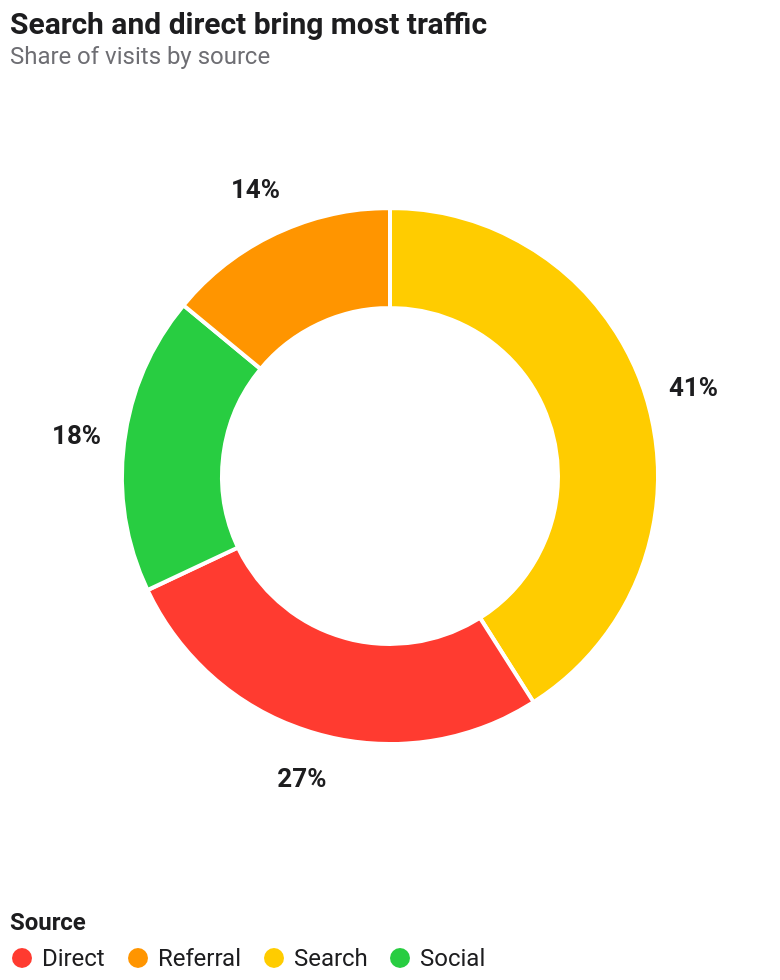

This figure's Vega-Lite source:
### Vega-Lite specification from a JSON file in a GitHub repository (floating-point values rounded to 4 significant figures)
{"$schema": "https://vega.github.io/schema/vega-lite/v5.json", "config": {"background": "#FFFFFF", "font": "Roboto, Roboto Serif, Roboto Mono, system-ui, sans-serif", "view": {"stroke": null, "cornerRadius": 10}, "axis": {"domain": true, "domainColor": "#1D1D1F", "labelColor": "#1D1D1F", "titleColor": "#1D1D1F", "grid": false, "ticks": false, "labelFont": "Roboto Mono", "titleFont": "Roboto"}, "axisTop": {"domain": false, "domainColor": null, "labels": false, "ticks": false, "title": null}, "axisRight": {"domain": false, "domainColor": null, "labels": false, "ticks": false, "title": null}, "legend": {"titleFont": "Roboto", "labelFont": "Roboto", "labelColor": "#1D1D1F", "titleColor": "#1D1D1F", "symbolStrokeWidth": 0, "symbolType": "circle", "labelFontSize": 12, "titleFontSize": 12}, "title": {"font": "Roboto", "fontSize": 15, "color": "#1D1D1F", "subtitleFont": "Roboto", "subtitleColor": "#6E6E73"}, "range": {"category": ["#FF3B30", "#FF9500", "#FFCC00", "#28CD41", "#79DBDC", "#007AFF", "#AF52DE", "#FF2D55"]}, "bar": {"cornerRadiusEnd": 4}, "line": {"strokeWidth": 2}, "point": {"filled": true, "size": 40}}, "width": 380, "height": 400, "title": {"text": "Search and direct bring most traffic", "subtitle": ["Share of visits by source"], "anchor": "start"}, "data": {"values": [{"source": "Search", "visits": 41, "pctlabel": "41%"}, {"source": "Direct", "visits": 27, "pctlabel": "27%"}, {"source": "Social", "visits": 18, "pctlabel": "18%"}, {"source": "Referral", "visits": 14, "pctlabel": "14%"}]}, "encoding": {"theta": {"field": "visits", "type": "quantitative", "stack": true}, "color": {"field": "source", "type": "nominal", "legend": {"title": "Source", "orient": "bottom", "columns": 4, "direction": "horizontal"}}, "order": {"field": "visits", "type": "quantitative", "sort": "descending"}}, "layer": [{"mark": {"type": "arc", "innerRadius": 84, "outerRadius": 134, "cornerRadius": 0, "stroke": "#FFFFFF", "strokeWidth": 2}}, {"mark": {"type": "text", "radius": 158, "fontSize": 13, "fontWeight": "bold", "fill": "#1D1D1F"}, "encoding": {"text": {"field": "pctlabel", "type": "nominal"}}}]}
